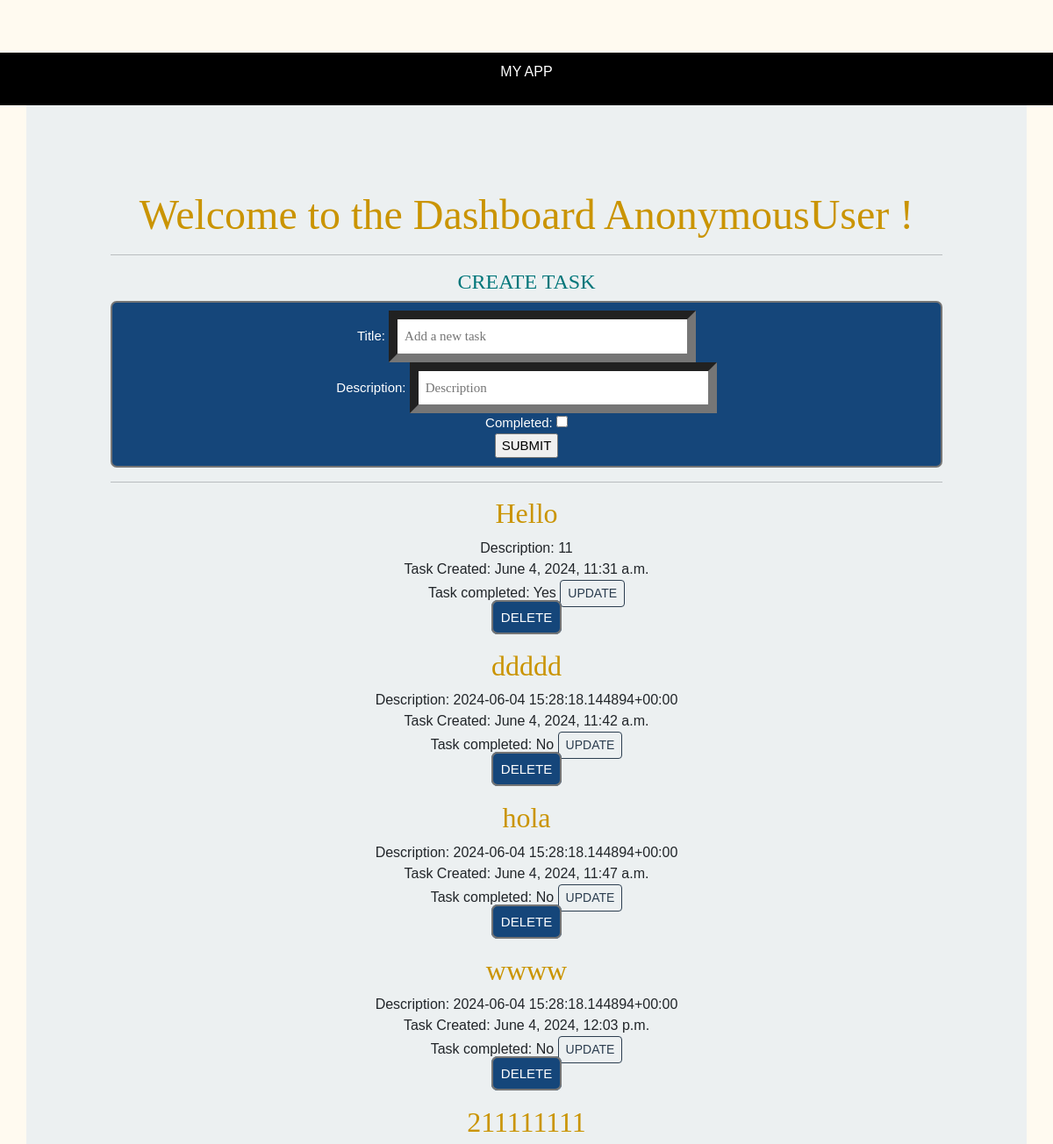
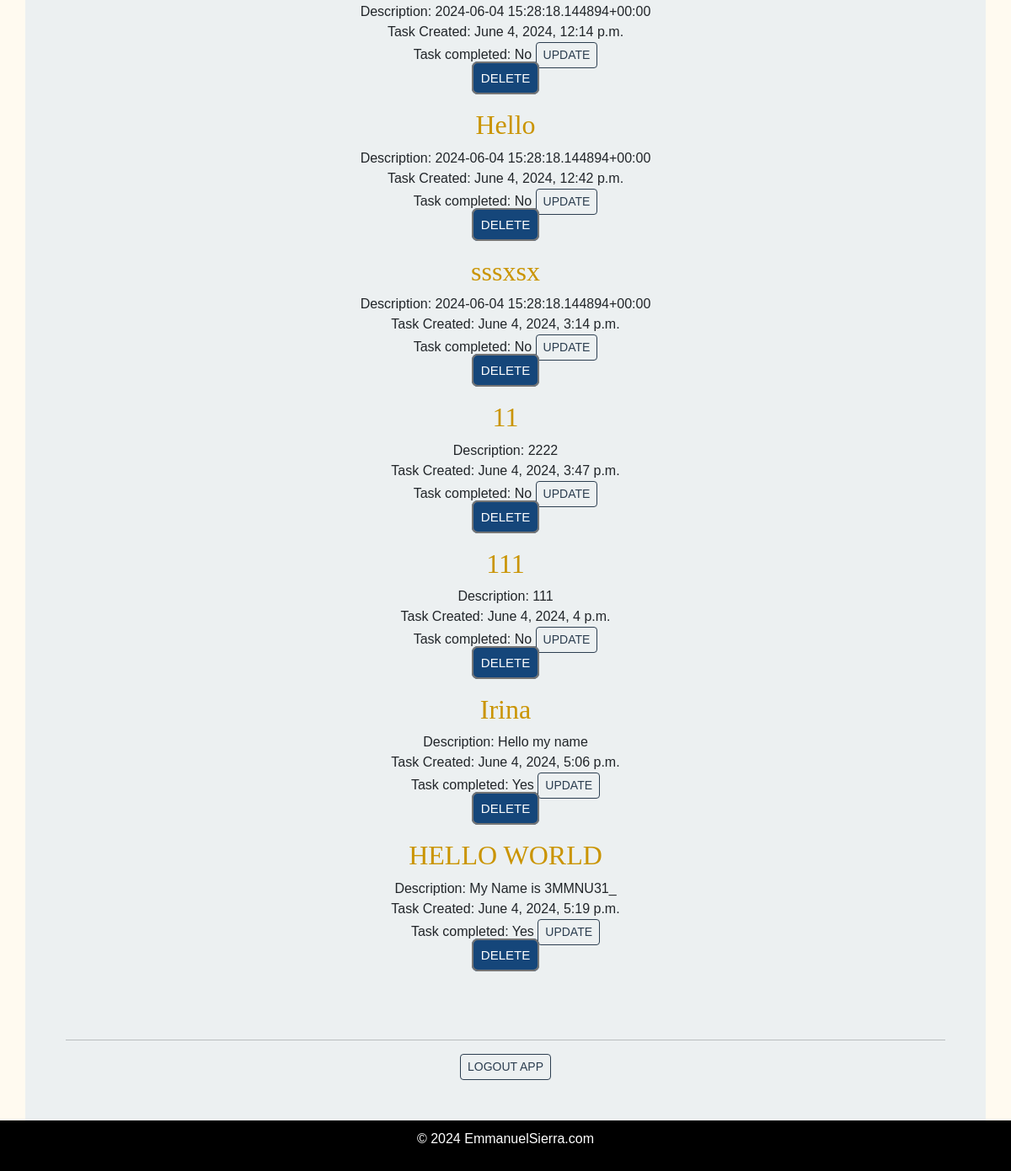
/dashboard, run on the app's committed database (2 pictures, top to bottom).
### my_app/models.py (models this page shows)
class Task(models.Model):
    title = models.CharField(max_length=200)
    description = models.TextField(max_length=200)
    completed = models.BooleanField(default=False)
    created = models.DateTimeField(auto_now_add=True)
    def __str__(self):
        return self.title

### my_app/views.py (the view)
# urls.py: path('dashboard', views.dashboard, name="dashboard"),
def dashboard(request):
    form = TaskForm()
    tasks = Task.objects.all()
    if request.method == 'POST':
        form = TaskForm(request.POST)
        if form.is_valid():
            form.save()
            return redirect('dashboard')
        return redirect('/')
    context = {'tasks': tasks, 'Taskform': form}
    return render(request, 'dashboard.html', context)

### my_app/forms.py
class TaskForm(forms.ModelForm):
    title = forms.CharField(widget=forms.TextInput(attrs={
        'placeholder': 'Add a new task'}))
    description = forms.CharField(widget=forms.TextInput(attrs={
        'placeholder': 'Description'}))
    class Meta:
        model = Task
        fields = "__all__"

### my_app/templates/dashboard.html (shortened to what this page needs)
{% extends 'base.html' %}
{% block content %}
    <div class="container bg-light shadow-md p-5">
        <h1>Welcome to the Dashboard {{user}} !</h1>
        <hr>
        <h4>CREATE TASK</h4>
        <form class="button" method="POST" href="{% url 'dashboard' %}" autocompete="off">
            {{ Taskform }}
            <input type="submit" value="SUBMIT"/>
        </form>
        <hr>
            <tbody>
                {% for task in tasks %}
                <tr>
                    <h3> {{task}} </h3>
                    <td>Description: {{task.description}}</td>
                    <br>
                    <td>Task Created: {{task.created}}</td>
                    <br>
                    {% if task.completed == True %}
                        <td> Task completed: Yes </td>
                    {% else %}
                        <td>Task completed: No </td>
                    {% endif %}
                    <a class="btn btn-outline-primary btn-sm" href="{% url 'update_tasks' task.id %}"> UPDATE </a>
                    <br>
                    <a class="button btn-primary btn-sm" href="{% url 'delete_tasks' task.id %}"> DELETE </a>
                    <br> <br>
                </tr>
                {% endfor %}
            </tbody>
    </div>
    <hr>
    <a class="btn btn-outline-primary btn-sm" href="{% url 'user_logout' %}"> LOGOUT APP </a>
{% endblock %}

### my_app/templates/base.html
{% load static %}
<!DOCTYPE html>
<footer>
    <p> MY APP</p>
</footer>
<html>
    <div class="container bg-light shadow-md p-5">
        <head>
            <link rel="stylesheet" type="text/css" href="https://bootswatch.com/5/flatly/bootstrap.min.css">
            <link rel="stylesheet" type="text/css" href="{% static 'style.css' %}">
        </head>
        <body>
            <div>
            {% block content %}
            {% endblock %}
            </div>
        </body>
    </div>
<footer>
    <p>&copy; 2024 EmmanuelSierra.com</p>
</footer>
</html>

### my_app/static/style.css (style rules this page uses)
body { text-align: center; font-family: 'Nunito', sans-serif; padding-top: 60px; background-color:floralwhite; }
h2, h4, h5, h6 { font-family:'Times New Roman'; color: #01767a; }
h1, h3, h5 { font-family:'Times New Roman'; color: rgb(202, 148, 0); }
input { outline: none; }
input[type=text], input[type=password], textarea { font-family: 'Times New Roman'; color:rgb(35, 132, 136); padding: 8px; border-width: 10px; width:350px; background-color:white; }
.button { border: 2px solid #757575; background-color: #15467a; color:white; padding: 9px; font-size: 15px; border-radius: 7px; cursor: pointer; text-decoration: none; }
::placeholder { font-weight: 300; }
footer { background-color: #000000; color: white; padding: 10px; text-align: center; }

### data on the page
Task: title "Hello", description "11", created "June 4, 2024, 11:31 a.m.", completed "Task completed: Yes"
Task: title "ddddd", description "2024-06-04 15:28:18.144894+00:00", created "June 4, 2024, 11:42 a.m.", completed "Task completed: No"
Task: title "hola", description "2024-06-04 15:28:18.144894+00:00", created "June 4, 2024, 11:47 a.m.", completed "Task completed: No"
Task: title "wwww", description "2024-06-04 15:28:18.144894+00:00", created "June 4, 2024, 12:03 p.m.", completed "Task completed: No"
Task: title "211111111", description "2024-06-04 15:28:18.144894+00:00", created "June 4, 2024, 12:14 p.m.", completed "Task completed: No"
Task: title "Hello", description "2024-06-04 15:28:18.144894+00:00", created "June 4, 2024, 12:42 p.m.", completed "Task completed: No"
Task: title "sssxsx", description "2024-06-04 15:28:18.144894+00:00", created "June 4, 2024, 3:14 p.m.", completed "Task completed: No"
Task: title "11", description "2222", created "June 4, 2024, 3:47 p.m.", completed "Task completed: No"
Task: title "111", description "111", created "June 4, 2024, 4 p.m.", completed "Task completed: No"
Task: title "Irina", description "Hello my name", created "June 4, 2024, 5:06 p.m.", completed "Task completed: Yes"
Task: title "HELLO WORLD", description "My Name is 3MMNU31_", created "June 4, 2024, 5:19 p.m.", completed "Task completed: Yes"

### other printed values
{{ user }} "AnonymousUser"
